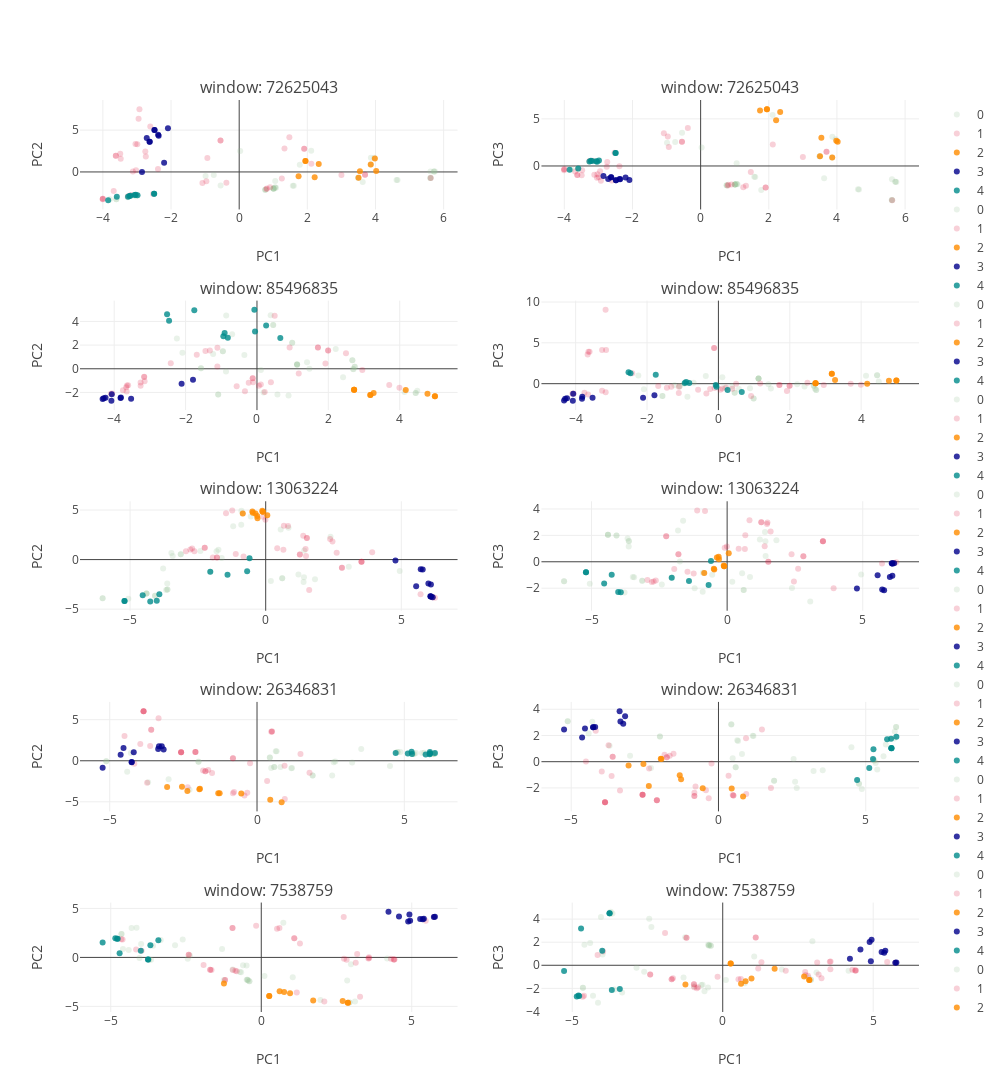

Notebook code cell kept with this figure:
### Markdown cell above
### I. Local variation sample

Visualize genetic structure at local windows using PCA.

### Code cell
## a look at local windows
from structure_tools.Tutorial_subplots import window_sample_plot

windows_pick= 5
Chr= 1

plot_who= []
shade= [0,1]

window_sample_plot(Windows,label_select,PCA_color_ref,plot_who= plot_who,shade= shade,Chr= 1,windows_pick= windows_pick,height= 1500,width= 1000)
